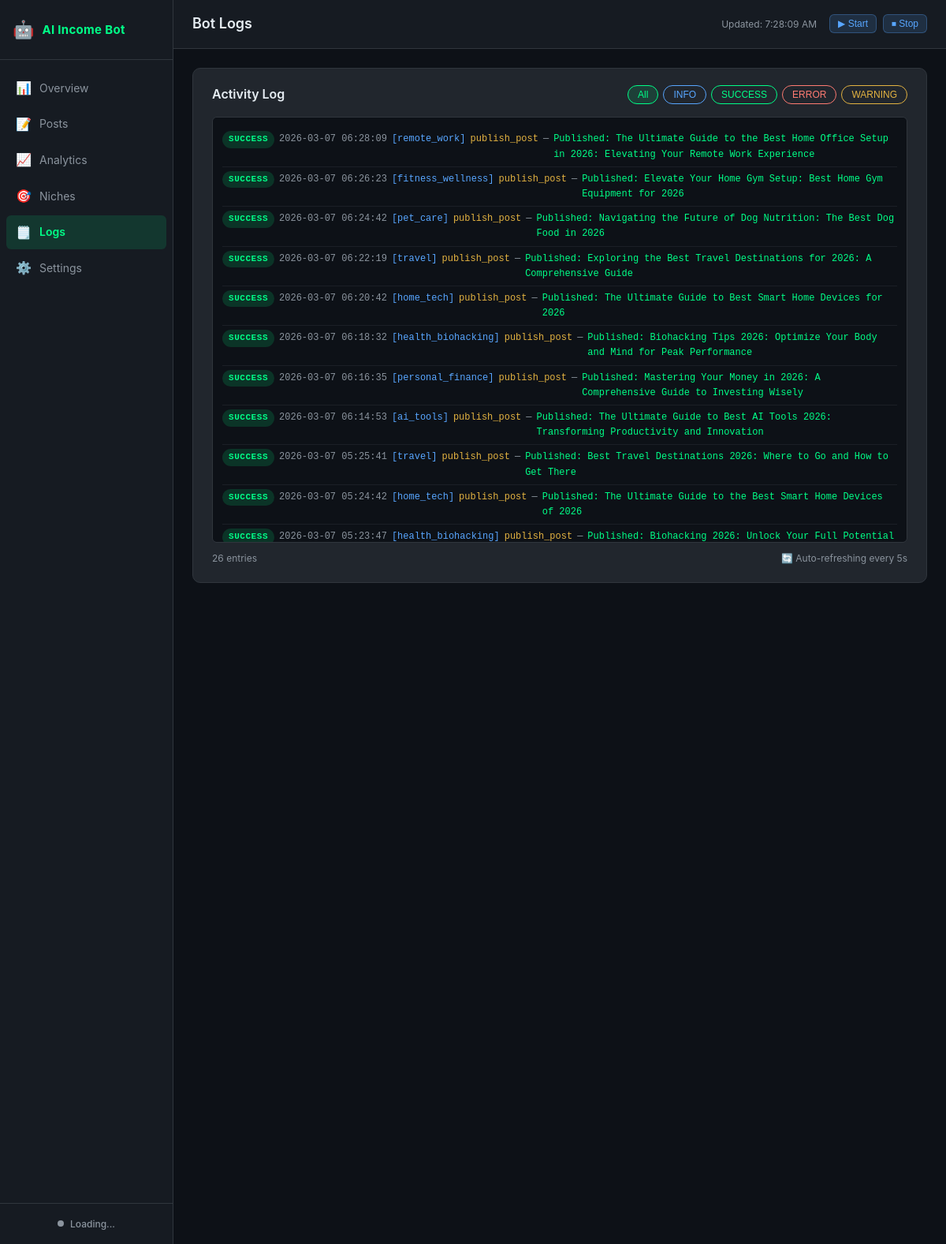
Page /logs on the committed database.
### tables this page shows
CREATE TABLE bot_logs (
            id INTEGER PRIMARY KEY AUTOINCREMENT,
            timestamp DATETIME DEFAULT CURRENT_TIMESTAMP,
            level TEXT NOT NULL,
            niche_id TEXT,
            action TEXT NOT NULL,
            message TEXT NOT NULL,
            error TEXT
        );

### dashboard/app.py (the view)
@app.route("/logs")
def logs():
    from core import analytics_tracker
    db = _get_db()
    limit = _load_settings().get("dashboard", {}).get("log_display_limit", 200)
    recent_logs = analytics_tracker.get_recent_logs(db, limit=limit)
    settings = _load_settings()
    return render_template("logs.html", logs=recent_logs, settings=settings)

### core/analytics_tracker.py (called while the page is built)
def get_recent_logs(db_path: Path, limit: int = 100) -> list:
    try:
        conn = sqlite3.connect(str(db_path))
        conn.row_factory = sqlite3.Row
        rows = conn.execute(
            "SELECT * FROM bot_logs ORDER BY timestamp DESC LIMIT ?", (limit,)
        ).fetchall()
        conn.close()
        return [dict(r) for r in rows]
    except Exception:
        return []

### dashboard/app.py (called while the page is built)
def _get_db():
    import sys
    sys.path.insert(0, str(_PROJECT_ROOT))
    from core import analytics_tracker
    if not _DB_PATH.exists():
        _DB_PATH.parent.mkdir(parents=True, exist_ok=True)
        analytics_tracker.init_db(_DB_PATH)
    return _DB_PATH

def _load_settings() -> dict:
    try:
        with open(_SETTINGS_CONFIG_PATH) as f:
            return yaml.safe_load(f)
    except Exception:
        return {}

### dashboard/templates/logs.html (shortened to what this page needs)
{% extends "base.html" %}
{% block page_title %}Bot Logs{% endblock %}
{% block content %}
<div class="card">
  <div class="card-header">
    <h3 class="card-title">Activity Log</h3>
    <div class="filter-btns" id="logFilters">
      <button class="filter-btn active" onclick="filterLogs('ALL', this)">All</button>
      <button class="filter-btn info" onclick="filterLogs('INFO', this)">INFO</button>
      <button class="filter-btn success" onclick="filterLogs('SUCCESS', this)">SUCCESS</button>
      <button class="filter-btn error" onclick="filterLogs('ERROR', this)">ERROR</button>
      <button class="filter-btn warning" onclick="filterLogs('WARNING', this)">WARNING</button>
    </div>
  </div>
  <div class="log-container" id="logContainer">
    {% for log in logs %}
    <div class="log-entry log-{{ log.level|lower }}" data-level="{{ log.level }}">
      <span class="log-level badge badge-{{ log.level|lower }}">{{ log.level }}</span>
      <span class="log-timestamp">{{ log.timestamp }}</span>
      {% if log.niche_id %}<span class="log-niche">[{{ log.niche_id }}]</span>{% endif %}
      <span class="log-action">{{ log.action }}</span>
      <span class="log-sep">—</span>
      <span class="log-message">{{ log.message }}</span>
    </div>
    {% else %}
    <div class="log-empty text-muted">No logs yet. Start the bot to see activity here.</div>
    {% endfor %}
  </div>
  <div class="log-footer">
    <span class="text-muted" id="logCount">{{ logs|length }} entries</span>
    <span class="text-muted" id="pollStatus">🔄 Auto-refreshing every 5s</span>
  </div>
</div>
{% endblock %}

### dashboard/static/css/dashboard.css (style rules this page uses)
:root { --bg: #0d1117; --sidebar-bg: #161b22; --card-bg: #21262d; --text: #e6edf3; --text-muted: #8b949e; --accent-green: #00ff88; --accent-blue: #58a6ff; --error-red: #ff7b72; --warning-yellow: #e3b341; --border: #30363d; --sidebar-width: 220px; --accent-purple: #bc8cff; }
*, *::before, *::after { box-sizing: border-box; margin: 0; padding: 0; }
body { background: var(--bg); color: var(--text); font-family: -apple-system, BlinkMacSystemFont, "Segoe UI", Roboto, monospace; font-size: 14px; line-height: 1.6; min-height: 100vh; }
.card { background: var(--card-bg); border: 1px solid var(--border); border-radius: 10px; padding: 20px 24px; margin-bottom: 20px; }
.card-header { display: flex; align-items: center; justify-content: space-between; margin-bottom: 16px; flex-wrap: wrap; gap: 12px; }
.card-title { font-size: 16px; font-weight: 600; color: var(--text); }
.text-muted { color: var(--text-muted); }
.badge { display: inline-block; padding: 2px 8px; border-radius: 12px; font-size: 11px; font-weight: 600; text-transform: uppercase; letter-spacing: 0.05em; }
.badge-success { background: rgba(0, 255, 136, 0.15); color: var(--accent-green); }
.log-container { max-height: 540px; overflow-y: auto; font-family: "SFMono-Regular", Consolas, monospace; font-size: 12px; background: var(--bg); border-radius: 6px; padding: 12px; border: 1px solid var(--border); }
.log-entry { padding: 5px 0; border-bottom: 1px solid rgba(48,54,61,0.4); display: flex; flex-wrap: wrap; gap: 6px; align-items: baseline; }
.log-level { flex-shrink: 0; }
.log-timestamp { color: var(--text-muted); }
.log-niche { color: var(--accent-blue); }
.log-action { color: var(--warning-yellow); }
.log-sep { color: var(--text-muted); }
.log-message { color: var(--text); flex: 1; }
.log-entry.log-success .log-message { color: var(--accent-green); }
.log-footer { display: flex; justify-content: space-between; align-items: center; margin-top: 10px; font-size: 12px; }
.filter-btns { display: flex; gap: 6px; flex-wrap: wrap; }
.filter-btn { padding: 4px 12px; border-radius: 14px; border: 1px solid var(--border); background: transparent; color: var(--text-muted); font-size: 12px; font-weight: 500; cursor: pointer; transition: all 0.15s; }
.filter-btn.active { background: rgba(0,255,136,0.12); border-color: var(--accent-green); color: var(--accent-green); }
.filter-btn.info { border-color: var(--accent-blue); color: var(--accent-blue); }
.filter-btn.success { border-color: var(--accent-green); color: var(--accent-green); }
.filter-btn.error { border-color: var(--error-red); color: var(--error-red); }
.filter-btn.warning { border-color: var(--warning-yellow); color: var(--warning-yellow); }

### rows in the picture
bot_logs: level "SUCCESS", timestamp "2026-03-07 06:28:09", niche_id "remote_work", action "publish_post", message "Published: The Ultimate Guide to the Best Home Office Setup in 2026: Elevating Your Remote Work Experience"
bot_logs: level "SUCCESS", timestamp "2026-03-07 06:26:23", niche_id "fitness_wellness", action "publish_post", message "Published: Elevate Your Home Gym Setup: Best Home Gym Equipment for 2026"
bot_logs: level "SUCCESS", timestamp "2026-03-07 06:24:42", niche_id "pet_care", action "publish_post", message "Published: Navigating the Future of Dog Nutrition: The Best Dog Food in 2026"
bot_logs: level "SUCCESS", timestamp "2026-03-07 06:22:19", niche_id "travel", action "publish_post", message "Published: Exploring the Best Travel Destinations for 2026: A Comprehensive Guide"
bot_logs: level "SUCCESS", timestamp "2026-03-07 06:20:42", niche_id "home_tech", action "publish_post", message "Published: The Ultimate Guide to Best Smart Home Devices for 2026"
bot_logs: level "SUCCESS", timestamp "2026-03-07 06:18:32", niche_id "health_biohacking", action "publish_post", message "Published: Biohacking Tips 2026: Optimize Your Body and Mind for Peak Performance"
bot_logs: level "SUCCESS", timestamp "2026-03-07 06:16:35", niche_id "personal_finance", action "publish_post", message "Published: Mastering Your Money in 2026: A Comprehensive Guide to Investing Wisely"
bot_logs: level "SUCCESS", timestamp "2026-03-07 06:14:53", niche_id "ai_tools", action "publish_post", message "Published: The Ultimate Guide to Best AI Tools 2026: Transforming Productivity and Innovation"
bot_logs: level "SUCCESS", timestamp "2026-03-07 05:25:41", niche_id "travel", action "publish_post", message "Published: Best Travel Destinations 2026: Where to Go and How to Get There"
bot_logs: level "SUCCESS", timestamp "2026-03-07 05:24:42", niche_id "home_tech", action "publish_post", message "Published: The Ultimate Guide to the Best Smart Home Devices of 2026"
bot_logs: level "SUCCESS", timestamp "2026-03-07 05:23:47", niche_id "health_biohacking", action "publish_post", message "Published: Biohacking 2026: Unlock Your Full Potential…"

### other values in the picture
{{ logs|length }} "26"
